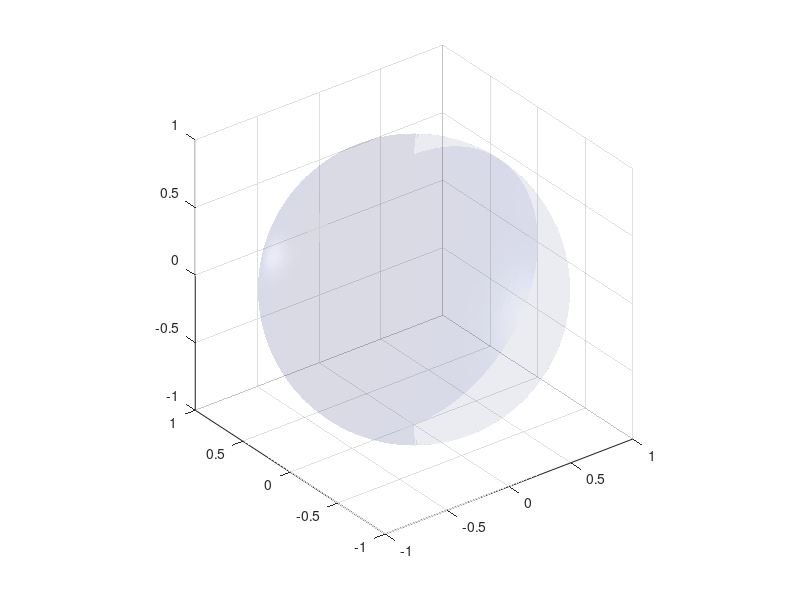

Source code (MATLAB):
[x, y, z] = sphere(128);
h = surfl(x, y, z);
set(h, 'FaceAlpha', 0.08);
shading interp;
light('Position',[-1 2 0],'Style','local');
set(h, 'FaceColor', [0 0.1 0.8]);
axis equal; axis square;